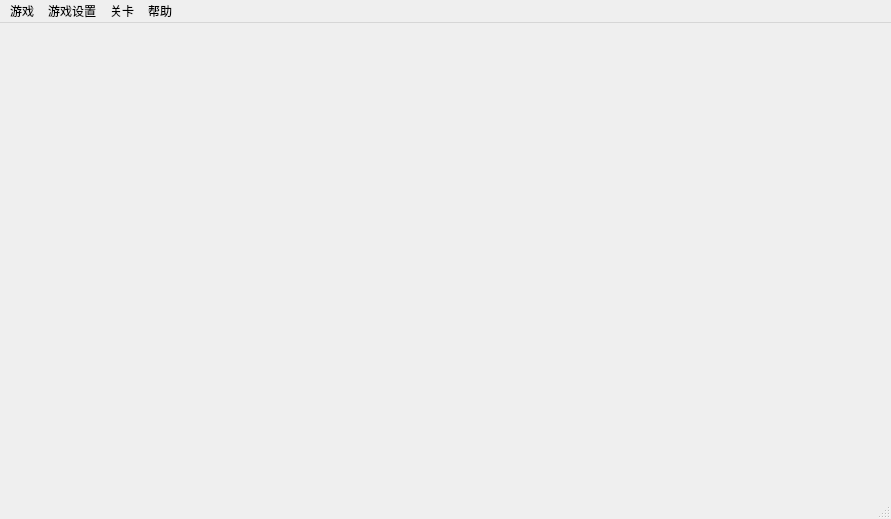
<?xml version="1.0" encoding="UTF-8"?>
<ui version="4.0">
 <class>MainWindow</class>
 <widget class="QMainWindow" name="MainWindow">
  <property name="geometry">
   <rect>
    <x>0</x>
    <y>0</y>
    <width>891</width>
    <height>519</height>
   </rect>
  </property>
  <property name="contextMenuPolicy">
   <enum>Qt::NoContextMenu</enum>
  </property>
  <property name="windowTitle">
   <string>连连看</string>
  </property>
  <widget class="QWidget" name="centralWidget"/>
  <widget class="QStatusBar" name="statusBar"/>
  <widget class="QMenuBar" name="menuBar">
   <property name="geometry">
    <rect>
     <x>0</x>
     <y>0</y>
     <width>891</width>
     <height>23</height>
    </rect>
   </property>
   <widget class="QMenu" name="menu">
    <property name="title">
     <string>游戏</string>
    </property>
    <addaction name="startGameAction"/>
    <addaction name="restartGameAction"/>
    <addaction name="stopGameAction"/>
    <addaction name="saveViewAction"/>
    <addaction name="saveAction"/>
    <addaction name="restoreAction"/>
   </widget>
   <widget class="QMenu" name="menu_2">
    <property name="title">
     <string>游戏设置</string>
    </property>
    <addaction name="settingDialog"/>
   </widget>
   <widget class="QMenu" name="menu_4">
    <property name="title">
     <string>帮助</string>
    </property>
    <addaction name="guideAction"/>
    <addaction name="aboutAction"/>
    <addaction name="awardToolAction"/>
   </widget>
   <widget class="QMenu" name="m_guanqiaMenu">
    <property name="title">
     <string>关卡</string>
    </property>
   </widget>
   <addaction name="menu"/>
   <addaction name="menu_2"/>
   <addaction name="m_guanqiaMenu"/>
   <addaction name="menu_4"/>
  </widget>
  <action name="startGameAction">
   <property name="text">
    <string>开始游戏</string>
   </property>
  </action>
  <action name="actionDev_save_layers">
   <property name="text">
    <string>dev_save_layers</string>
   </property>
   <property name="visible">
    <bool>true</bool>
   </property>
  </action>
  <action name="stopGameAction">
   <property name="text">
    <string>结束游戏</string>
   </property>
  </action>
  <action name="settingDialog">
   <property name="text">
    <string>控制面板</string>
   </property>
  </action>
  <action name="testFindCanGo">
   <property name="text">
    <string>左上角可以到哪里</string>
   </property>
  </action>
  <action name="testMouseClick">
   <property name="text">
    <string>鼠标疯狂点击</string>
   </property>
  </action>
  <action name="autoLink">
   <property name="text">
    <string>自动连击若干对</string>
   </property>
  </action>
  <action name="restartGameAction">
   <property name="text">
    <string>重新开始</string>
   </property>
  </action>
  <action name="guideAction">
   <property name="text">
    <string>游戏指南</string>
   </property>
  </action>
  <action name="aboutAction">
   <property name="text">
    <string>关于</string>
   </property>
  </action>
  <action name="saveViewAction">
   <property name="text">
    <string>截图</string>
   </property>
  </action>
  <action name="saveAction">
   <property name="text">
    <string>存档</string>
   </property>
  </action>
  <action name="restoreAction">
   <property name="text">
    <string>恢复存档</string>
   </property>
  </action>
  <action name="awardToolAction">
   <property name="text">
    <string>求点道具...</string>
   </property>
  </action>
  <action name="defaultIconAction">
   <property name="text">
    <string>切换回默认图标库</string>
   </property>
  </action>
 </widget>
 <layoutdefault spacing="6" margin="11"/>
 <resources/>
 <connections/>
</ui>
